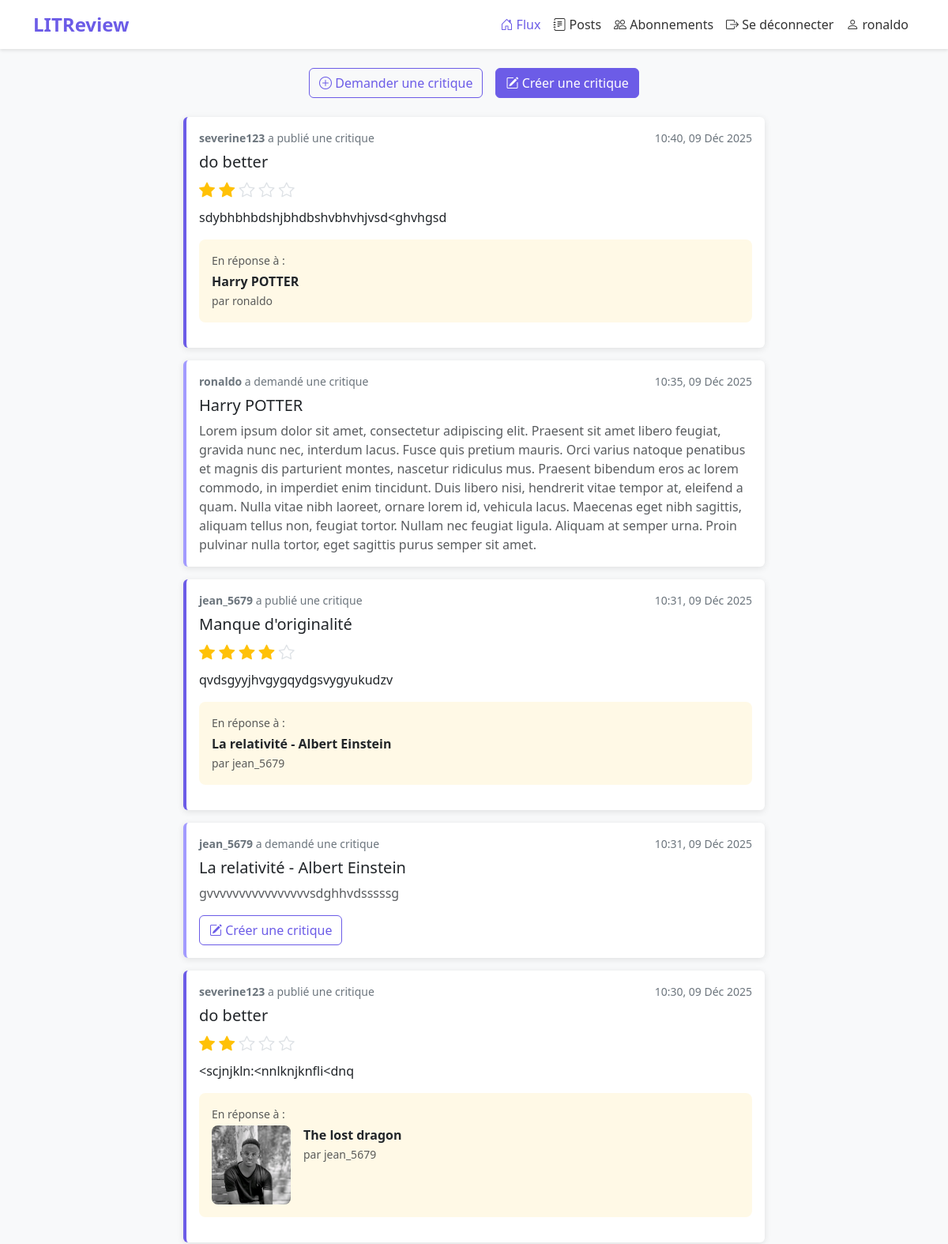
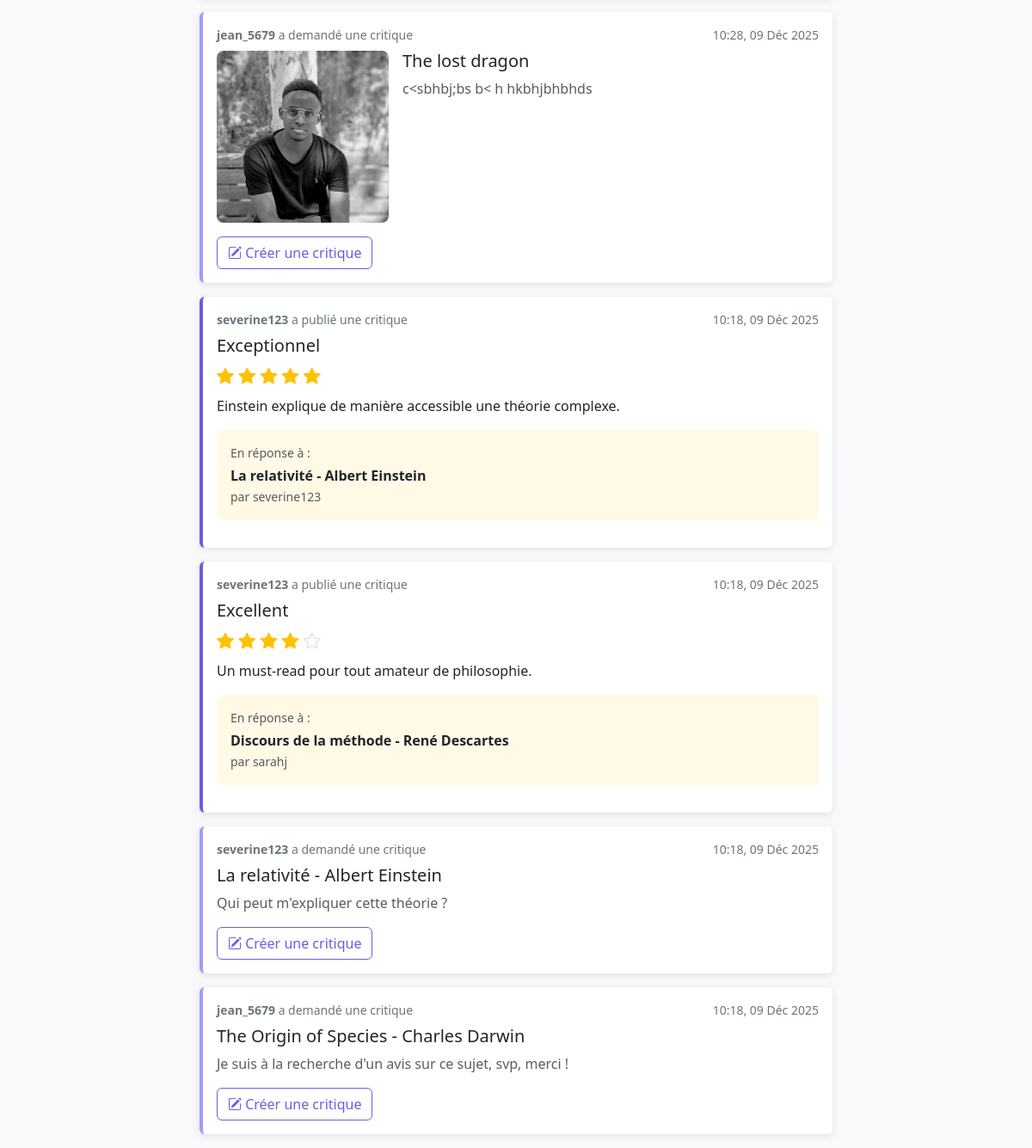
The page /feed/ (signed in) on the database its author committed (2 pictures, top to bottom).
### reviews/models.py (models this page shows, shortened)
class Review(models.Model):
    ticket = models.ForeignKey(to=Ticket, on_delete=models.CASCADE)
    rating = models.PositiveSmallIntegerField(
        validators=[MinValueValidator(0), MaxValueValidator(5)]
    )
    headline = models.CharField(max_length=128)
    body = models.CharField(max_length=8192, blank=True)
    user = models.ForeignKey(
        to=settings.AUTH_USER_MODEL,
        on_delete=models.CASCADE
    )
    time_created = models.DateTimeField(auto_now_add=True)

class Ticket(models.Model):
    title = models.CharField(max_length=128)
    description = models.TextField(max_length=2048, blank=True)
    user = models.ForeignKey(
        to=settings.AUTH_USER_MODEL,
        on_delete=models.CASCADE
    )
    image = models.ImageField(null=True, blank=True)
    time_created = models.DateTimeField(auto_now_add=True)

### reviews/views.py (the view)
# urls.py: path('feed/', views.feed, name='feed'),
@login_required
def feed(request):
    followed_users = UserFollows.objects.filter(user=request.user).values_list('followed_user', flat=True)
    tickets = Ticket.objects.filter(
        Q(user=request.user) | Q(user__in=followed_users)
    ).annotate(content_type=Value('TICKET', CharField()))
    reviews = Review.objects.filter(
        Q(user=request.user) |
        Q(user__in=followed_users) |
        Q(ticket__user=request.user)
    ).annotate(content_type=Value('REVIEW', CharField()))
    posts = sorted(
        chain(reviews, tickets),
        key=lambda post: post.time_created,
        reverse=True
    )
    paginator = Paginator(posts, 10)
    page_number = request.GET.get('page')
    page_obj = paginator.get_page(page_number)
    user_reviewed_tickets = Review.objects.filter(user=request.user).values_list('ticket_id', flat=True)
    context = {
        'page_obj': page_obj,
        'user_reviewed_tickets': list(user_reviewed_tickets),
    }
    return render(request, 'reviews/feed.html', context)

### reviews/templates/reviews/feed.html (shortened to what this page needs)
{% extends 'base.html' %}
{% block content %}
<div class="row justify-content-center">
    <div class="col-lg-8">
        <div class="d-flex justify-content-center gap-3 mb-4">
            <a href="{% url 'create_ticket' %}" class="btn btn-outline-primary">
                <i class="bi bi-plus-circle"></i> Demander une critique
            </a>
            <a href="{% url 'create_review_standalone' %}" class="btn btn-primary">
                <i class="bi bi-pencil-square"></i> Créer une critique
            </a>
        </div>
        {% if page_obj %}
            {% for post in page_obj %}
                {% if post.content_type == 'TICKET' %}
                    {% with ticket=post show_review_button=True %}
                        {% include 'reviews/snippets/ticket_snippet.html' %}
                    {% endwith %}
                {% elif post.content_type == 'REVIEW' %}
                    {% with review=post %}
                        {% include 'reviews/snippets/review_snippet.html' %}
                    {% endwith %}
                {% endif %}
            {% endfor %}
        {% else %}
            <div class="text-center py-5">
                <i class="bi bi-inbox display-1 text-muted"></i>
                <p class="mt-3 text-muted">Votre flux est vide.</p>
                <p class="text-muted">Commencez par suivre des utilisateurs ou créez votre premier billet !</p>
            </div>
        {% endif %}
    </div>
</div>
{% endblock %}

### templates/base.html (shortened to what this page needs)
<!DOCTYPE html>
<html lang="fr">
<head>
    <link href="https://cdn.jsdelivr.net/npm/bootstrap@5.3.2/dist/css/bootstrap.min.css" rel="stylesheet">
    <link rel="stylesheet" href="https://cdn.jsdelivr.net/npm/bootstrap-icons@1.11.1/font/bootstrap-icons.css">
</head>
<body>
    {% if user.is_authenticated %}
    <nav class="navbar navbar-expand-lg navbar-light mb-4">
        <div class="container">
            <a class="navbar-brand" href="{% url 'feed' %}">LITReview</a>
            <div class="collapse navbar-collapse" id="navbarNav">
                <ul class="navbar-nav ms-auto">
                    <li class="nav-item">
                        <a class="nav-link {% if request.resolver_match.url_name == 'feed' %}active{% endif %}" href="{% url 'feed' %}">
                            <i class="bi bi-house-door"></i> Flux
                        </a>
                    </li>
                    <li class="nav-item">
                        <a class="nav-link {% if request.resolver_match.url_name == 'posts' %}active{% endif %}" href="{% url 'posts' %}">
                            <i class="bi bi-journal-text"></i> Posts
                        </a>
                    </li>
                    <li class="nav-item">
                        <a class="nav-link {% if request.resolver_match.url_name == 'subscriptions' %}active{% endif %}" href="{% url 'subscriptions' %}">
                            <i class="bi bi-people"></i> Abonnements
                        </a>
                    </li>
                    <li class="nav-item">
                        <a class="nav-link" href="{% url 'logout' %}">
                            <i class="bi bi-box-arrow-right"></i> Se déconnecter
                        </a>
                    </li>
                    <li class="nav-item">
                        <span class="nav-link" >
                            <i class="bi bi-person"></i> {{ user.username }}
                        </span>
                    </li>
                </ul>
            </div>
        </div>
    </nav>
    {% endif %}
    <main class="container">
        {% block content %}{% endblock %}
    </main>
</body>
</html>

### reviews/templates/reviews/snippets/review_snippet.html (shortened to what this page needs)
<div class="card card-review">
    <div class="card-body">
        <div class="d-flex justify-content-between align-items-start mb-2">
            <span class="post-meta">
                {% if review.user == request.user %}
                <strong>Vous</strong> avez publié une critique
                {% else %}
                <strong>{{ review.user.username }}</strong> a publié une critique
                {% endif %}
            </span>
            <span class="timestamp">{{ review.time_created|date:"H:i, d M Y" }}</span>
        </div>
        <h5 class="card-title">{{ review.headline }}</h5>
        <div class="rating mb-2">
            {% for i in "12345" %}
                {% if forloop.counter <= review.rating %}
                <i class="bi bi-star-fill"></i>
                {% else %}
                <i class="bi bi-star empty"></i>
                {% endif %}
            {% endfor %}
        </div>
        {% if review.body %}
        <p class="card-text">{{ review.body }}</p>
        {% endif %}
        <div class="ticket-header mt-3">
            <small class="text-muted d-block mb-1">En réponse à :</small>
            <div class="d-flex">
                {% if review.ticket.image %}
                <div class="me-3">
                    <img src="{{ review.ticket.image.url }}" alt="{{ review.ticket.title }}" class="ticket-image" style="max-width: 100px; max-height: 120px;">
                </div>
                {% endif %}
                <div>
                    <strong>{{ review.ticket.title }}</strong>
                    <br>
                    <small class="text-muted">par {{ review.ticket.user.username }}</small>
                </div>
            </div>
        </div>
    </div>
</div>

### reviews/templates/reviews/snippets/ticket_snippet.html (shortened to what this page needs)
<div class="card card-ticket">
    <div class="card-body">
        <div class="d-flex justify-content-between align-items-start mb-2">
            <span class="post-meta">
                <strong>{{ ticket.user.username }}</strong> a demandé une critique
            </span>
            <span class="timestamp">{{ ticket.time_created|date:"H:i, d M Y" }}</span>
        </div>
        <div class="d-flex">
            {% if ticket.image %}
            <div class="me-3">
                <img src="{{ ticket.image.url }}" alt="{{ ticket.title }}" class="ticket-image">
            </div>
            {% endif %}
            <div class="flex-grow-1">
                <h5 class="card-title">{{ ticket.title }}</h5>
                {% if ticket.description %}
                <p class="card-text text-muted">{{ ticket.description }}</p>
                {% endif %}
            </div>
        </div>
        {% if ticket.user != request.user and ticket.id not in user_reviewed_tickets %}
        <div class="mt-3">
            <a href="{% url 'create_review' ticket.id %}" class="btn btn-outline-primary">
                <i class="bi bi-pencil-square"></i> Créer une critique
            </a>
        </div>
        {% endif %}
    </div>
</div>

### templates/base.html (style rules this page uses)
:root { --primary-color: #6c5ce7; --secondary-color: #a29bfe; }
body { background-color: #f8f9fa; min-height: 100vh; }
.navbar { background-color: white; box-shadow: 0 2px 4px rgba(0,0,0,0.1); }
.navbar-brand { font-weight: bold; color: var(--primary-color) !important; font-size: 1.5rem; }
.nav-link { color: #333 !important; font-weight: 500; }
.nav-link:hover, .nav-link.active { color: var(--primary-color) !important; }
.btn-primary { background-color: var(--primary-color); border-color: var(--primary-color); }
.btn-outline-primary { color: var(--primary-color); border-color: var(--primary-color); }
.card { border: none; box-shadow: 0 2px 8px rgba(0,0,0,0.1); margin-bottom: 1rem; }
.card-ticket { border-left: 4px solid var(--secondary-color); }
.card-review { border-left: 4px solid var(--primary-color); }
.ticket-header { background-color: #fff9e6; padding: 1rem; border-radius: 0.5rem; margin-bottom: 1rem; }
.rating { color: #ffc107; font-size: 1.25rem; }
.rating .empty { color: #dee2e6; }
.timestamp { color: #6c757d; font-size: 0.875rem; }
.post-meta { font-size: 0.875rem; color: #6c757d; }
.ticket-image { max-width: 200px; max-height: 250px; object-fit: cover; border-radius: 0.5rem; }

### rows shown on the page
Review: user.username "severine123", time_created "10:40, 09 Déc 2025", headline "do better", rating 2 (drawn), body "sdybhbhbdshjbhdbshvbhvhjvsd<ghvhgsd", ticket "Harry POTTER", ticket.user.username "ronaldo"
Ticket: user.username "ronaldo", time_created "10:35, 09 Déc 2025", title "Harry POTTER", description "Lorem ipsum dolor sit amet, consectetur adipiscing elit. Praesent sit amet libero feugiat, gravida nunc nec, interdum lacus. Fusce quis pretium mauris. Orci varius natoque penatibus et magnis dis parturient montes, nascetur ridiculus mus. Praesent bibendum eros ac lorem commodo, in imperdiet enim tincidunt. Duis libero nisi, hendrerit vitae tempor at, eleifend a quam. Nulla vitae nibh laoreet, ornare lorem id, vehicula lacus. Maecenas eget nibh sagittis, aliquam tellus non, feugiat tortor. Nullam nec feugiat ligula. Aliquam at semper urna. Proin pulvinar nulla tortor, eget sagittis purus semper sit amet."
Review: user.username "jean_5679", time_created "10:31, 09 Déc 2025", headline "Manque d'originalité", rating 4 (drawn), body "qvdsgyyjhvgygqydgsvygyukudzv", ticket "La relativité - Albert Einstein", ticket.user.username "jean_5679"
Ticket: user.username "jean_5679", time_created "10:31, 09 Déc 2025", title "La relativité - Albert Einstein", description "gvvvvvvvvvvvvvvvvsdghhvdsssssg", shows "Créer une critique"
Review: user.username "severine123", time_created "10:30, 09 Déc 2025", headline "do better", rating 2 (drawn), body "<scjnjkln:<nnlknjknfli<dnq", ticket.image (picture), ticket "The lost dragon", ticket.user.username "jean_5679"
Ticket: user.username "jean_5679", time_created "10:28, 09 Déc 2025", image (picture), title "The lost dragon", description "c<sbhbj;bs b< h hkbhjbhbhds", shows "Créer une critique"
Review: user.username "severine123", time_created "10:18, 09 Déc 2025", headline "Exceptionnel", rating 5 (drawn), body "Einstein explique de manière accessible une théorie complexe.", ticket "La relativité - Albert Einstein", ticket.user.username "severine123"
Review: user.username "severine123", time_created "10:18, 09 Déc 2025", headline "Excellent", rating 4 (drawn), body "Un must-read pour tout amateur de philosophie.", ticket "Discours de la méthode - René Descartes", ticket.user.username "sarahj"
Ticket: user.username "severine123", time_created "10:18, 09 Déc 2025", title "La relativité - Albert Einstein", description "Qui peut m'expliquer cette théorie ?", shows "Créer une critique"
Ticket: user.username "jean_5679", time_created "10:18, 09 Déc 2025", title "The Origin of Species - Charles Darwin", description "Je suis à la recherche d'un avis sur ce sujet, svp, merci !", shows "Créer une critique"

### other values the page prints
{{ user.username }} "ronaldo"
